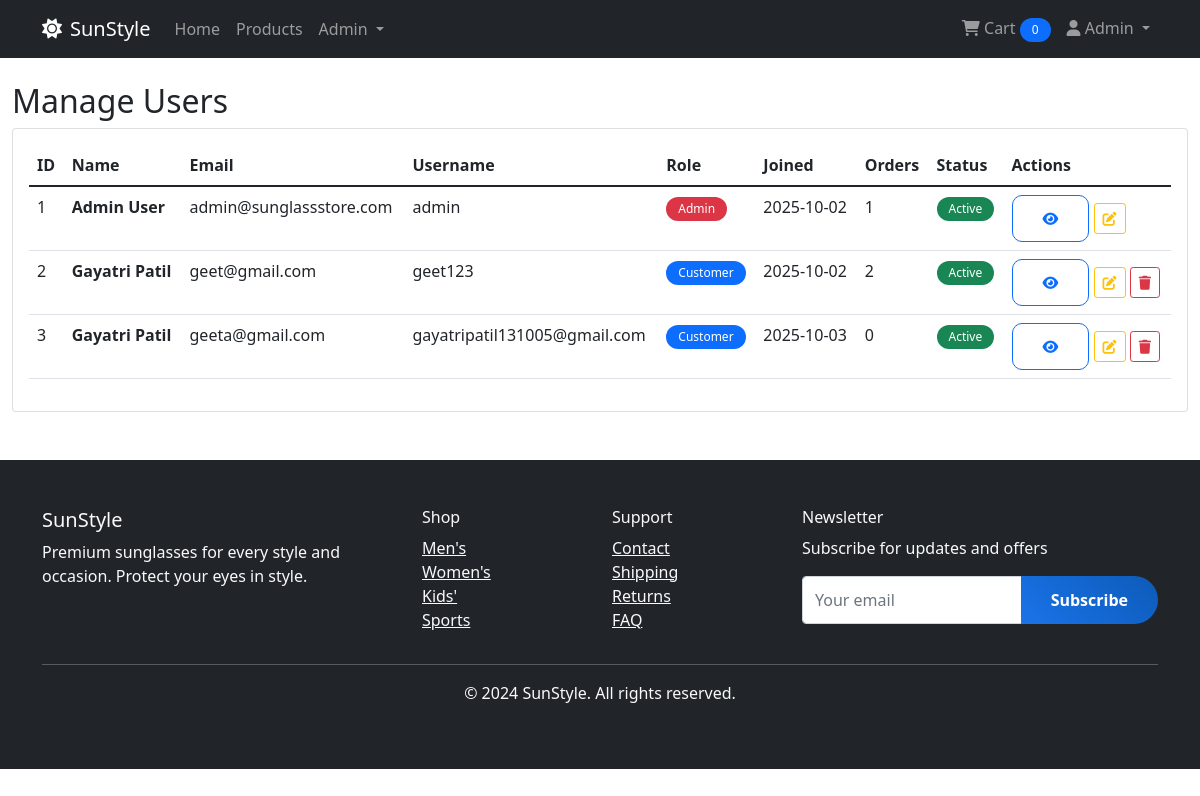
The app's page /admin/users (signed in) with its own data.
### database.py (models this page shows)
class User(UserMixin, db.Model):
    id = db.Column(db.Integer, primary_key=True)
    username = db.Column(db.String(80), unique=True, nullable=False)
    email = db.Column(db.String(120), unique=True, nullable=False)
    password = db.Column(db.String(200), nullable=False)
    first_name = db.Column(db.String(100), nullable=False)
    last_name = db.Column(db.String(100), nullable=False)
    phone = db.Column(db.String(20))
    address = db.Column(db.Text)
    is_admin = db.Column(db.Boolean, default=False)
    created_at = db.Column(db.DateTime, default=datetime.utcnow)
    orders = db.relationship('Order', backref='user', lazy=True)
    bookings = db.relationship('Booking', backref='user', lazy=True)
    cart_items = db.relationship('CartItem', backref='user', lazy=True)

### app.py (the view)
@app.route('/admin/users')
@login_required
def admin_users():
    if not current_user.is_admin:
        flash('Access denied', 'error')
        return redirect(url_for('index'))
    users = User.query.all()
    return render_template('admin/users.html', users=users)

### app.py (called while the page is built)
@app.context_processor
def inject_current_date():
    return {'current_date': datetime.now().strftime('%Y-%m-%d')}

@login_manager.user_loader
def load_user(user_id):
    return User.query.get(int(user_id))

### templates/admin/users.html (shortened to what this page needs)
{% extends "base.html" %}
{% block content %}
<div class="container-fluid mt-4">
    <h2>Manage Users</h2>
    <div class="card">
        <div class="card-body">
            <div class="table-responsive">
                <table class="table table-hover">
                    <thead>
                        <tr>
                            <th>ID</th>
                            <th>Name</th>
                            <th>Email</th>
                            <th>Username</th>
                            <th>Role</th>
                            <th>Joined</th>
                            <th>Orders</th>
                            <th>Status</th>
                            <th>Actions</th>
                        </tr>
                    </thead>
                    <tbody>
                        {% for user in users %}
                        <tr>
                            <td>{{ user.id }}</td>
                            <td>
                                <strong>{{ user.first_name }} {{ user.last_name }}</strong>
                            </td>
                            <td>{{ user.email }}</td>
                            <td>{{ user.username }}</td>
                            <td>
                                <span class="badge {{ 'bg-danger' if user.is_admin else 'bg-primary' }}">
                                    {{ 'Admin' if user.is_admin else 'Customer' }}
                                </span>
                            </td>
                            <td>{{ user.created_at.strftime('%Y-%m-%d') }}</td>
                            <td>{{ user.orders|length }}</td>
                            <td>
                                <span class="badge bg-success">Active</span>
                            </td>
                            <td>
                                <button class="btn btn-sm btn-outline-primary">
                                    <i class="fas fa-eye"></i>
                                </button>
                                <button class="btn btn-sm btn-outline-warning">
                                    <i class="fas fa-edit"></i>
                                </button>
                                {% if not user.is_admin %}
                                <button class="btn btn-sm btn-outline-danger"
                                        onclick="confirm('Are you sure you want to delete this user?')">
                                    <i class="fas fa-trash"></i>
                                </button>
                                {% endif %}
                            </td>
                        </tr>
                        {% endfor %}
                    </tbody>
                </table>
            </div>
        </div>
    </div>
</div>
{% endblock %}

### templates/base.html (shortened to what this page needs)
<!DOCTYPE html>
<html lang="en">
<head>
    <link href="https://cdn.jsdelivr.net/npm/bootstrap@5.1.3/dist/css/bootstrap.min.css" rel="stylesheet">
    <link href="https://cdnjs.cloudflare.com/ajax/libs/font-awesome/6.0.0/css/all.min.css" rel="stylesheet">
    <link href="{{ url_for('static', filename='css/style.css') }}" rel="stylesheet">
</head>
<body>
    <nav class="navbar navbar-expand-lg navbar-dark bg-dark">
        <div class="container">
            <a class="navbar-brand" href="{{ url_for('index') }}">
                <i class="fas fa-sun me-2"></i>SunStyle
            </a>
            <div class="collapse navbar-collapse" id="navbarNav">
                <ul class="navbar-nav me-auto">
                    <li class="nav-item">
                        <a class="nav-link" href="{{ url_for('index') }}">Home</a>
                    </li>
                    <li class="nav-item">
                        <a class="nav-link" href="{{ url_for('products') }}">Products</a>
                    </li>
                    {% if current_user.is_authenticated and current_user.is_admin %}
                    <li class="nav-item dropdown">
                        <a class="nav-link dropdown-toggle" href="#" id="adminDropdown" role="button" data-bs-toggle="dropdown">
                            Admin
                        </a>
                    </li>
                    {% endif %}
                </ul>
                <ul class="navbar-nav">
                    {% if current_user.is_authenticated %}
                    <li class="nav-item">
                        <a class="nav-link" href="{{ url_for('cart') }}">
                            <i class="fas fa-shopping-cart"></i> Cart
                            <span class="badge bg-primary">
                                {{ current_user.cart_items|length if current_user.cart_items else 0 }}
                            </span>
                        </a>
                    </li>
                    <li class="nav-item dropdown">
                        <a class="nav-link dropdown-toggle" href="#" id="userDropdown" role="button" data-bs-toggle="dropdown">
                            <i class="fas fa-user"></i> {{ current_user.first_name }}
                        </a>
                    </li>
                    {% endif %}
                </ul>
            </div>
        </div>
    </nav>
    <main>
        {% block content %}{% endblock %}
    </main>
    <footer class="bg-dark text-light mt-5">
        <div class="container py-5">
            <div class="row">
                <div class="col-md-4">
                    <h5>SunStyle</h5>
                    <p>Premium sunglasses for every style and occasion. Protect your eyes in style.</p>
                </div>
                <div class="col-md-2">
                    <h6>Shop</h6>
                    <ul class="list-unstyled">
                        <li><a href="{{ url_for('products', category_id=1) }}" class="text-light">Men's</a></li>
                        <li><a href="{{ url_for('products', category_id=2) }}" class="text-light">Women's</a></li>
                        <li><a href="{{ url_for('products', category_id=3) }}" class="text-light">Kids'</a></li>
                        <li><a href="{{ url_for('products', category_id=4) }}" class="text-light">Sports</a></li>
                    </ul>
                </div>
                <div class="col-md-2">
                    <h6>Support</h6>
                    <ul class="list-unstyled">
                        <li><a href="#" class="text-light">Contact</a></li>
                        <li><a href="#" class="text-light">Shipping</a></li>
                        <li><a href="#" class="text-light">Returns</a></li>
                        <li><a href="#" class="text-light">FAQ</a></li>
                    </ul>
                </div>
                <div class="col-md-4">
                    <h6>Newsletter</h6>
                    <p>Subscribe for updates and offers</p>
                    <form>
                        <div class="input-group">
                            <input type="email" class="form-control" placeholder="Your email">
                            <button class="btn btn-primary" type="submit">Subscribe</button>
                        </div>
                    </form>
                </div>
            </div>
            <hr>
            <div class="text-center">
                <p>&copy; 2024 SunStyle. All rights reserved.</p>
            </div>
        </div>
    </footer>
</body>
</html>

### static/css/style.css (style rules this page uses)
:root { --primary: #1a73e8; --secondary: #ff6d00; --dark: #202124; --light: #f8f9fa; --gray: #5f6368; --success: #34a853; --danger: #ea4335; --warning: #fbbc04; }
.btn-primary { background: linear-gradient(45deg, var(--primary), #0d5bb9); border: none; border-radius: 50px; padding: 12px 30px; font-weight: 600; transition: all 0.3s ease; }
.btn-outline-primary { border-radius: 50px; padding: 12px 30px; font-weight: 600; transition: all 0.3s ease; }
.badge { font-weight: 500; padding: 6px 12px; border-radius: 20px; }
.btn-outline-dark, .btn-outline-primary { border-radius: 10px; transition: all 0.3s ease; }
.form-control, .btn, .form-check-input { transition: all 0.3s ease; }

### records on screen
User: first_name "Admin", id "1", last_name "User", email "admin@sunglassstore.com", username "admin", is_admin "Admin", created_at "2025-10-02", orders|length "1"
User: id "2", first_name "Gayatri", last_name "Patil", email "geet@gmail.com", username "geet123", is_admin "Customer", created_at "2025-10-02", orders|length "2"
User: id "3", first_name "Gayatri", last_name "Patil", email "geeta@gmail.com", username "gayatripatil131005@gmail.com", is_admin "Customer", created_at "2025-10-03", orders|length "0"

### other values on screen
{{ current_user.cart_items|length if current_user.cart_items else 0 }} "0"
